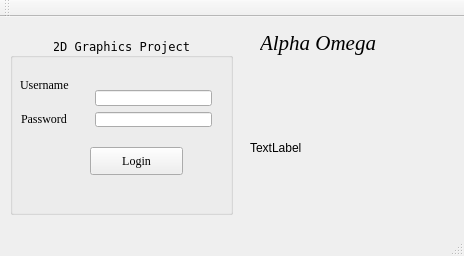
<?xml version="1.0" encoding="UTF-8"?>
<ui version="4.0">
 <class>Login</class>
 <widget class="QMainWindow" name="Login">
  <property name="geometry">
   <rect>
    <x>0</x>
    <y>0</y>
    <width>464</width>
    <height>256</height>
   </rect>
  </property>
  <property name="palette">
   <palette>
    <active>
     <colorrole role="Light">
      <brush brushstyle="SolidPattern">
       <color alpha="255">
        <red>255</red>
        <green>255</green>
        <blue>255</blue>
       </color>
      </brush>
     </colorrole>
    </active>
    <inactive>
     <colorrole role="Light">
      <brush brushstyle="SolidPattern">
       <color alpha="255">
        <red>255</red>
        <green>255</green>
        <blue>255</blue>
       </color>
      </brush>
     </colorrole>
    </inactive>
    <disabled>
     <colorrole role="Light">
      <brush brushstyle="SolidPattern">
       <color alpha="255">
        <red>255</red>
        <green>255</green>
        <blue>255</blue>
       </color>
      </brush>
     </colorrole>
    </disabled>
   </palette>
  </property>
  <property name="windowTitle">
   <string>Login</string>
  </property>
  <property name="autoFillBackground">
   <bool>false</bool>
  </property>
  <widget class="QWidget" name="centralWidget">
   <widget class="QGroupBox" name="groupBox">
    <property name="geometry">
     <rect>
      <x>10</x>
      <y>20</y>
      <width>223</width>
      <height>178</height>
     </rect>
    </property>
    <property name="font">
     <font>
      <family>Terminal</family>
     </font>
    </property>
    <property name="title">
     <string>2D Graphics Project</string>
    </property>
    <property name="alignment">
     <set>Qt::AlignCenter</set>
    </property>
    <widget class="QPushButton" name="loginButton">
     <property name="geometry">
      <rect>
       <x>80</x>
       <y>110</y>
       <width>93</width>
       <height>28</height>
      </rect>
     </property>
     <property name="font">
      <font>
       <family>Times New Roman</family>
      </font>
     </property>
     <property name="text">
      <string>Login</string>
     </property>
    </widget>
    <widget class="QWidget" name="layoutWidget">
     <property name="geometry">
      <rect>
       <x>74</x>
       <y>42</y>
       <width>139</width>
       <height>59</height>
      </rect>
     </property>
     <layout class="QVBoxLayout" name="verticalLayout">
      <item>
       <widget class="QLineEdit" name="input_username"/>
      </item>
      <item>
       <widget class="QLineEdit" name="input_password">
        <property name="echoMode">
         <enum>QLineEdit::Password</enum>
        </property>
       </widget>
      </item>
     </layout>
    </widget>
    <widget class="QLabel" name="label_username">
     <property name="geometry">
      <rect>
       <x>10</x>
       <y>40</y>
       <width>57</width>
       <height>16</height>
      </rect>
     </property>
     <property name="font">
      <font>
       <family>Times New Roman</family>
      </font>
     </property>
     <property name="text">
      <string>Username</string>
     </property>
    </widget>
    <widget class="QLabel" name="label_password">
     <property name="geometry">
      <rect>
       <x>11</x>
       <y>74</y>
       <width>55</width>
       <height>16</height>
      </rect>
     </property>
     <property name="font">
      <font>
       <family>Times New Roman</family>
      </font>
     </property>
     <property name="text">
      <string>Password</string>
     </property>
    </widget>
   </widget>
   <widget class="QLabel" name="alphaOmegaPic">
    <property name="geometry">
     <rect>
      <x>250</x>
      <y>60</y>
      <width>181</width>
      <height>141</height>
     </rect>
    </property>
    <property name="text">
     <string>TextLabel</string>
    </property>
   </widget>
   <widget class="QLabel" name="label">
    <property name="geometry">
     <rect>
      <x>260</x>
      <y>10</y>
      <width>161</width>
      <height>31</height>
     </rect>
    </property>
    <property name="font">
     <font>
      <family>Times New Roman</family>
      <pointsize>16</pointsize>
      <italic>true</italic>
     </font>
    </property>
    <property name="text">
     <string>Alpha Omega</string>
    </property>
   </widget>
  </widget>
  <widget class="QMenuBar" name="menuBar">
   <property name="geometry">
    <rect>
     <x>0</x>
     <y>0</y>
     <width>464</width>
     <height>26</height>
    </rect>
   </property>
  </widget>
  <widget class="QToolBar" name="mainToolBar">
   <attribute name="toolBarArea">
    <enum>TopToolBarArea</enum>
   </attribute>
   <attribute name="toolBarBreak">
    <bool>false</bool>
   </attribute>
  </widget>
  <widget class="QStatusBar" name="statusBar"/>
 </widget>
 <layoutdefault spacing="6" margin="11"/>
 <resources/>
 <connections/>
</ui>
